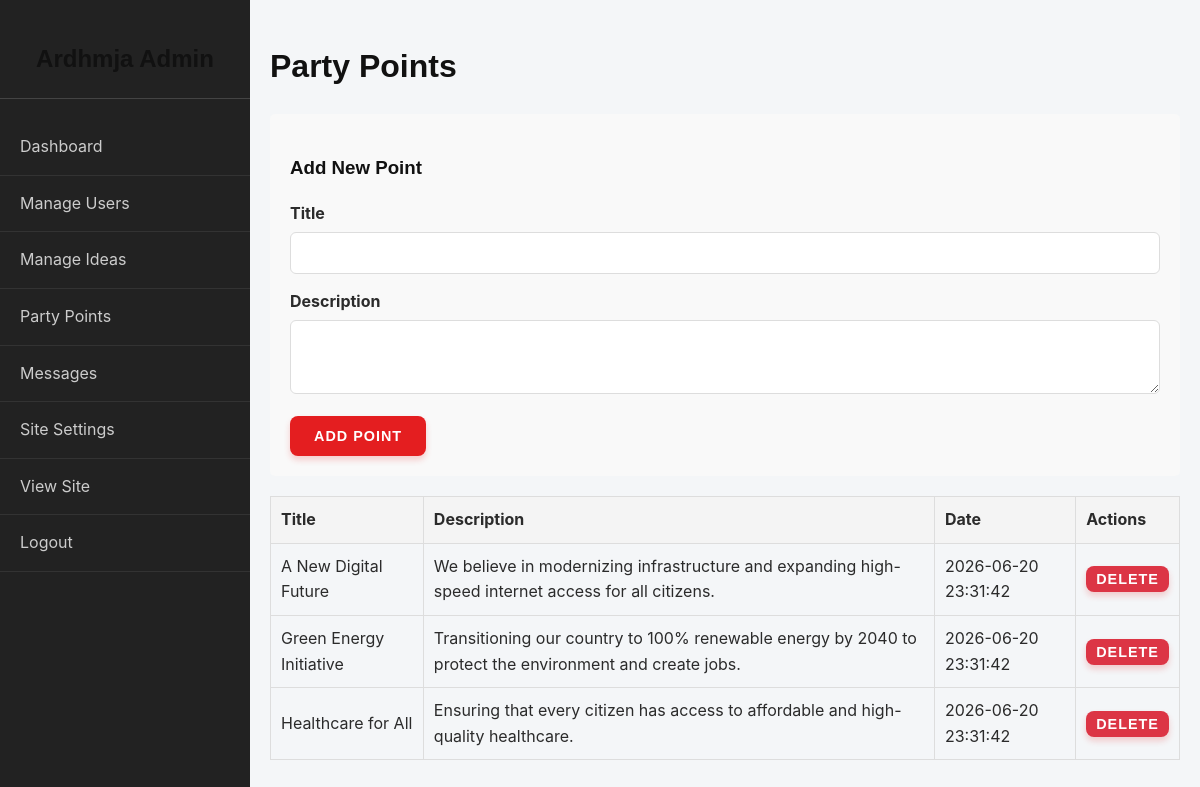
/admin/points.php (signed in), run on the app's committed database.
### tables this page shows
CREATE TABLE `party_points` (
  `id` int(11) NOT NULL AUTO_INCREMENT,
  `title` varchar(255) NOT NULL,
  `description` text,
  `created_at` timestamp DEFAULT CURRENT_TIMESTAMP,
  PRIMARY KEY (`id`)
);

### admin/points.php (the view, shortened to what this page needs)
<?php
require_once '../includes/db.php';
$points = $pdo->query("SELECT * FROM party_points ORDER BY created_at DESC")->fetchAll();
?>
<!DOCTYPE html>
<html lang="en">
<head>
    <link rel="stylesheet" href="../assets/css/style.css">
</head>
<body>
    <?php include 'admin_sidebar.php'; ?>
    <div class="admin-content">
        <h1>Party Points</h1>
        <div class="form-box">
            <h3>Add New Point</h3>
            <form method="POST">
                <div class="form-group">
                    <label>Title</label>
                    <input type="text" name="title" required>
                </div>
                <div class="form-group">
                    <label>Description</label>
                    <textarea name="description" rows="3"></textarea>
                </div>
                <button type="submit" class="btn">Add Point</button>
            </form>
        </div>
        <table>
            <thead>
                <tr>
                    <th>Title</th>
                    <th>Description</th>
                    <th>Date</th>
                    <th>Actions</th>
                </tr>
            </thead>
            <tbody>
                <?php foreach ($points as $p): ?>
                <tr>
                    <td><?= htmlspecialchars($p['title']) ?></td>
                    <td><?= nl2br(htmlspecialchars($p['description'])) ?></td>
                    <td><?= $p['created_at'] ?></td>
                    <td>
                        <form method="POST" style="display:inline;">
                            <button type="submit" class="btn btn-sm btn-danger" onclick="return confirm('Are you sure?')">Delete</button>
                        </form>
                    </td>
                </tr>
                <?php endforeach; ?>
            </tbody>
        </table>
    </div>
</body>
</html>

### admin/admin_sidebar.php
<div class="admin-sidebar">
    <h2>Ardhmja Admin</h2>
    <ul class="admin-nav">
        <li><a href="index.php">Dashboard</a></li>
        <li><a href="users.php">Manage Users</a></li>
        <li><a href="ideas.php">Manage Ideas</a></li>
        <li><a href="points.php">Party Points</a></li>
        <li><a href="messages.php">Messages</a></li>
        <li><a href="settings.php">Site Settings</a></li>
        <li><a href="../index.php">View Site</a></li>
        <li><a href="../logout.php">Logout</a></li>
    </ul>
</div>

### assets/css/style.css (style rules this page uses)
:root { --primary-color: #E41E20; --secondary-color: #111111; --accent-color: #FFFFFF; --text-color: #2b2b2b; --text-light: #555555; --bg-color: #f4f6f8; --card-bg: #ffffff; --font-family: 'Inter', -apple-system, BlinkMacSystemFont, 'Segoe UI', Roboto, Helvetica, Arial, sans-serif; --heading-font: 'Montserrat', sans-serif; --border-radius: 8px; --box-shadow: 0 4px 12px rgba(0, 0, 0, 0.08); }
body { margin: 0; padding: 0; font-family: var(--font-family); color: var(--text-color); background-color: var(--bg-color); line-height: 1.6; }
h1, h2, h3, h4, h5, h6 { font-family: var(--heading-font); font-weight: 700; color: var(--secondary-color); }
a { color: var(--primary-color); text-decoration: none; transition: color 0.3s ease; }
.btn { display: inline-block; padding: 12px 24px; background: var(--primary-color); color: var(--accent-color) !important; border: none; border-radius: var(--border-radius); cursor: pointer; font-weight: 700; font-family: var(--heading-font); text-transform: uppercase; font-size: 0.9em; letter-spacing: 1px; text-align: center; transition: all 0.3s ease; box-shadow: 0 4px 6px rgba(228, 30, 32, 0.2); }
.btn-sm { padding: 5px 10px; font-size: 0.9em; }
.btn-danger { background: #dc3545; }
.form-group { margin-bottom: 15px; }
.form-group label { display: block; margin-bottom: 5px; font-weight: bold; }
.form-group input, .form-group textarea { width: 100%; padding: 12px; border: 1px solid #ddd; border-radius: 6px; box-sizing: border-box; font-family: var(--font-family); transition: border-color 0.3s ease; }
.admin-sidebar { width: 250px; background: #222; color: #fff; height: 100vh; padding: 20px 0; }
.admin-sidebar h2 { text-align: center; border-bottom: 1px solid #444; padding-bottom: 20px; }
.admin-nav { list-style: none; padding: 0; margin: 0; }
.admin-nav li { border-bottom: 1px solid #333; }
.admin-nav a { display: block; padding: 15px 20px; color: #ccc; text-decoration: none; }

### admin/points.php (style rules this page uses)
body { display: flex; margin: 0; }
.admin-content { flex: 1; padding: 20px; }
table { width: 100%; border-collapse: collapse; margin-top: 20px; }
th, td { padding: 10px; border: 1px solid #ddd; text-align: left; }
th { background: #f4f4f4; }
.form-box { background: #f9f9f9; padding: 20px; margin-bottom: 20px; border-radius: 5px; }

### data on the page
party_points: title "A New Digital Future", description "We believe in modernizing infrastructure and expanding high-speed internet access for all citizens.", created_at "2026-06-20 23:31:42"
party_points: title "Green Energy Initiative", description "Transitioning our country to 100% renewable energy by 2040 to protect the environment and create jobs.", created_at "2026-06-20 23:31:42"
party_points: title "Healthcare for All", description "Ensuring that every citizen has access to affordable and high-quality healthcare.", created_at "2026-06-20 23:31:42"
